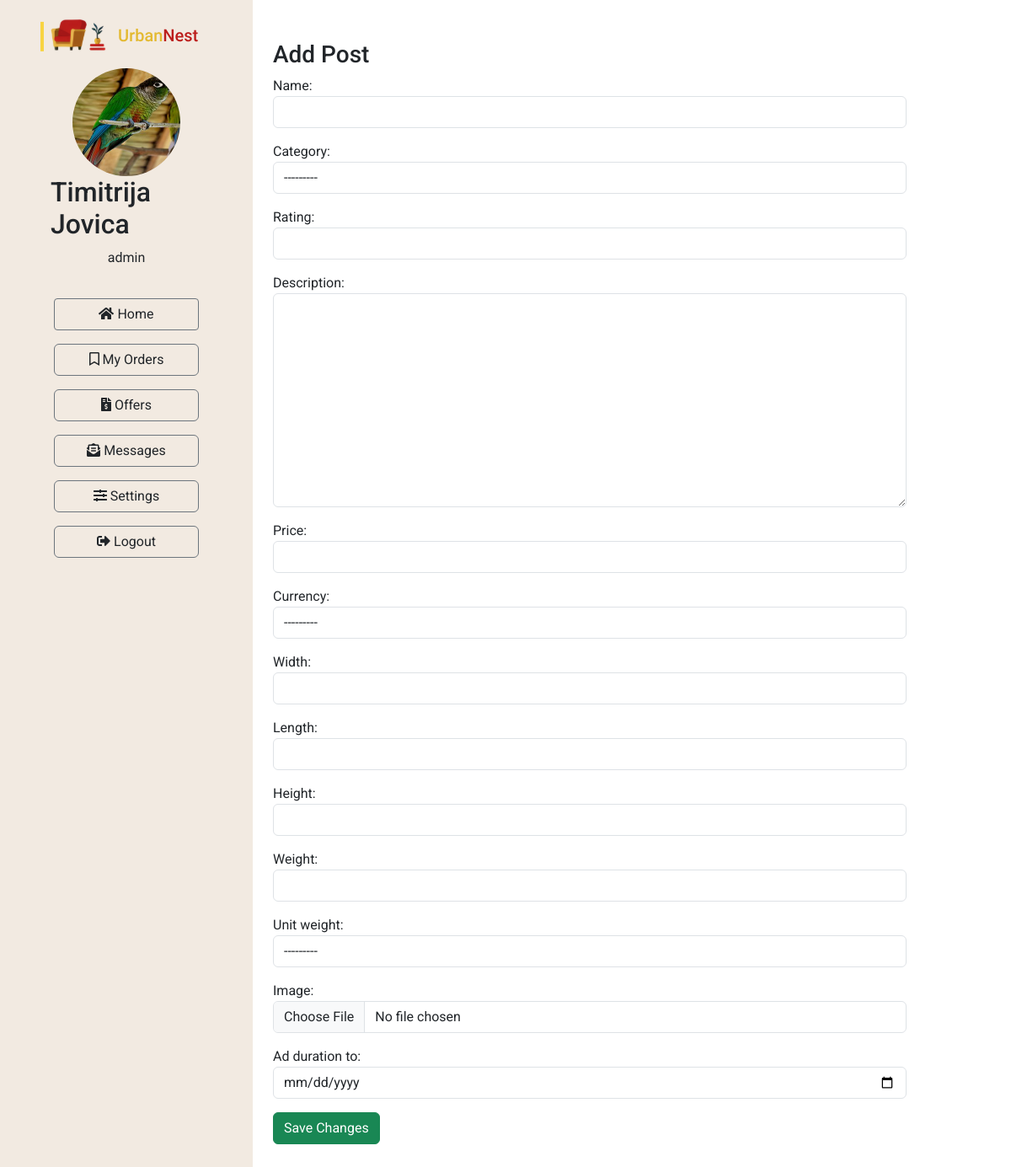
/ad/add_furniture_ad (signed in), run on an earlier commit of the app's database.
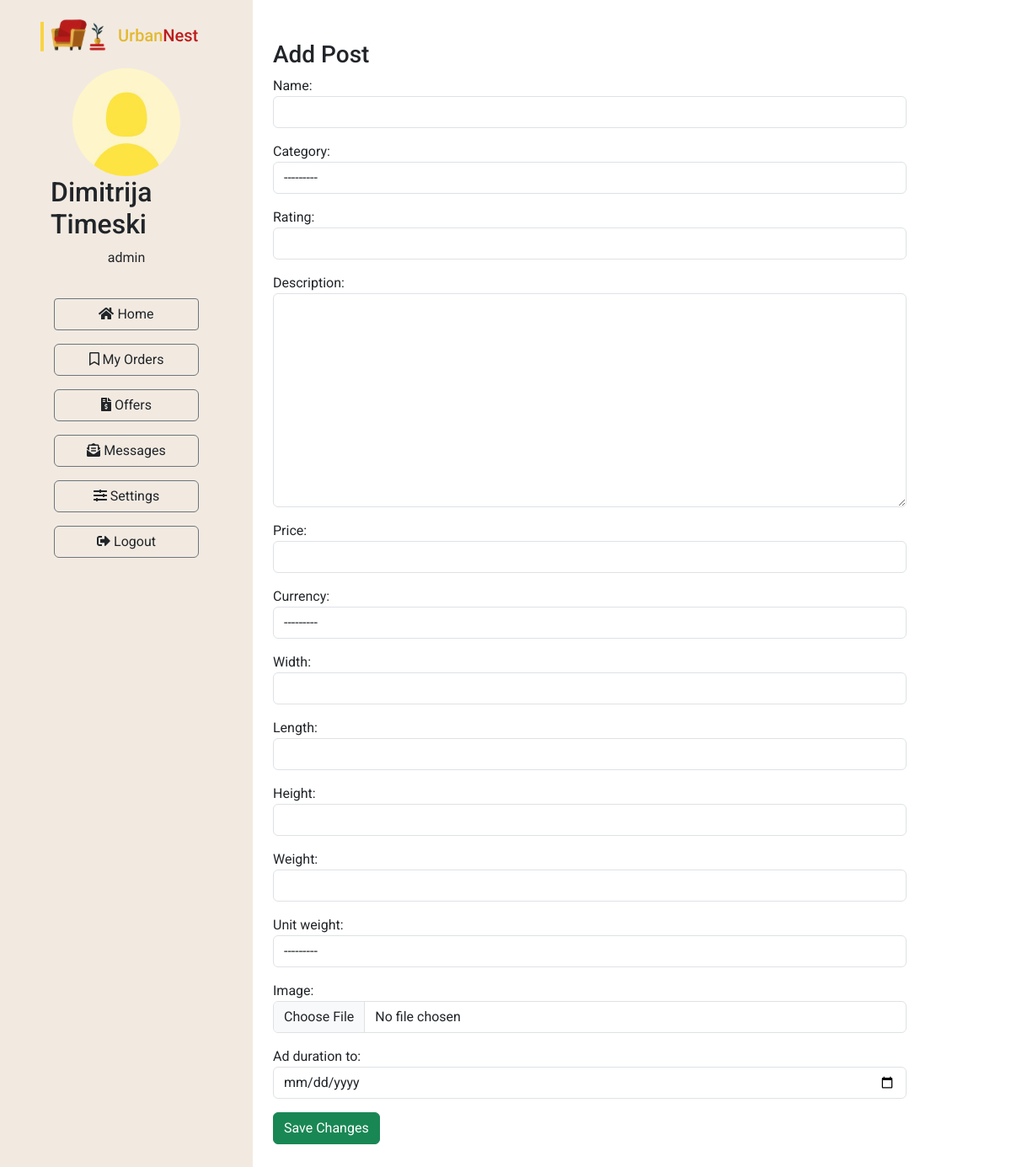
And on a later commit of the database.
### Furniture/models.py (models this page shows, shortened)
class UrbanNestUser(models.Model):
    user = models.OneToOneField(User, on_delete=models.CASCADE)
    first_name = models.CharField(max_length=100)
    last_name = models.CharField(max_length=100)
    photo = models.ImageField(upload_to='images/users', null=True, blank=True)
    address = models.CharField(max_length=200)
    city = models.CharField(max_length=100)
    postal_code = models.CharField(max_length=100)
    province = models.CharField(max_length=100)
    country = CountryField()
    phone_number = models.CharField(max_length=15)
    shopping_cart = models.ForeignKey('ShoppingCart', on_delete=models.CASCADE, null=True, blank=True)

### Furniture/views.py (the view)
# urls.py: path('ad/add_furniture_ad', add_furniture_ad, name='add_furniture_ad'),
@login_required
def add_furniture_ad(request):
    if request.method == 'POST':
        form = FurnitureAdForm(request.POST, request.FILES)
        if form.is_valid():
            furniture_ad = form.save(commit=False)
            furniture_ad.seller = UrbanNestUser.objects.get(user=request.user)
            if not request.FILES:
                furniture_ad.image = 'images/furnitures/default.jpg'
            furniture_ad.save()
            return redirect('dashboard_home')
    else:
        form = FurnitureAdForm()
    user = UrbanNestUser.objects.get(user=request.user)
    context = {'form': form, 'user': user}
    return render(request, 'ad-add.html', context=context)

### Furniture/forms.py
class FurnitureAdForm(forms.ModelForm):
    def __init__(self, *args, **kwargs):
        super(FurnitureAdForm, self).__init__(*args, **kwargs)
        for field in self.visible_fields():
            field.field.widget.attrs['class'] = 'form-control'
        self.fields['ad_duration_to'].widget = forms.DateInput(
            attrs={'type': 'date', 'class': 'form-control datepicker'}
        )
    class Meta:
        model = FurnitureAd
        exclude = ["user", "seller", "views", "status", "active"]

### Furniture/models.py (called while the page is built)
    def __str__(self):
        return self.name

### Furniture/templates/ad-add.html (shortened to what this page needs)
{% extends "dashboard/base-dashboard.html" %}
{% block content %}
<div class="container my-5">
    <h3>Add Post</h3>
    <form method="post" enctype="multipart/form-data">
        {{ form.as_p }}
        <button id="post_furniture_ad" type="submit" class="btn btn-success">Save Changes</button>
    </form>
</div>
{% endblock %}

### Furniture/templates/dashboard/base-dashboard.html (shortened to what this page needs)
<!DOCTYPE html>
<html lang="en">
<head>
    <link rel="stylesheet" href="https://cdn.jsdelivr.net/npm/bootstrap@5.3.0/dist/css/bootstrap.min.css">
    <link rel="stylesheet"
          href="https://cdn.jsdelivr.net/npm/@fortawesome/fontawesome-free@6.2.1/css/fontawesome.min.css"
>
</head>
<body>
<div style="min-height: 100vh;">
    <div class="row d-flex align-items-stretch p-0 m-0">
        <div class="py-3 px-5 col-md-3" style="background: #F2EAE1; min-height: 100vh;">
            <a href="{% url 'index' %}">
                <div>
                </div>
            </a>
            <div class="pt-3 container d-flex flex-column align-items-center justify-content-center mb-1">
                {% if user.photo %}
                <img src="{{ MEDIA_URL }}{{ user.photo.url }}" alt="" class="rounded-circle"
                     style="width: 128px; height: 128px;">
                {% endif %}
                <h2>{{ user.first_name }} {{ user.last_name }}</h2>
                <p>{{ user.user.username }}</p>
            </div>
            <div class="d-flex flex-column justify-content-center px-3 gap-3 py-3">
                <a href="{% url 'dashboard_home' %}" class="text-decoration-none text-reset btn btn-outline-secondary"
                   style="border-radius: 4px;"><i class="fas fa-home"></i> Home</a>
                <a href="{% url 'my_orders' %}" class="text-decoration-none text-reset btn btn-outline-secondary"><i
                        class='far fa-bookmark'></i> My
                    Orders</a>
                <a href="{% url 'offers' %}" class="text-decoration-none text-reset btn btn-outline-secondary"><i
                        class='fas fa-file-invoice-dollar'></i> Offers</a>
                <a href="{% url 'dashboard_messages' %}"
                   class="text-decoration-none text-reset btn btn-outline-secondary"><i
                        class='fas fa-envelope-open-text'></i> Messages</a>
                <a href="{% url 'edit_settings' %}" class="text-decoration-none text-reset btn btn-outline-secondary"><i
                        class='fas fa-sliders-h'></i> Settings</a>
                <a href="{% url 'logout' %}" class="text-decoration-none text-reset btn btn-outline-secondary"><i
                        class="fas fa-sign-out-alt"></i> Logout</a>
            </div>
        </div>
        <div class="col-md-8 white">
            {% block content %}{% endblock %}
        </div>
    </div>
</div>
</body>
</html>

What changed in the data, as far as the page shows it:
changed UrbanNestUser "admin": photo: picture removed, a placeholder shows; first_name "Timitrija" → "Dimitrija"; last_name "Jovica" → "Timeski"
